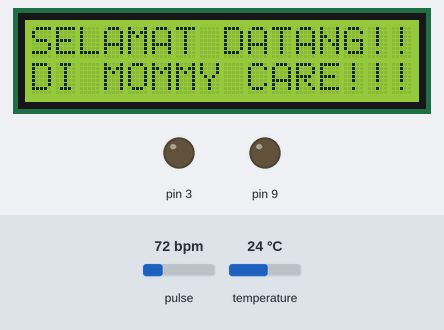
Recording of a sketch running on a simulated Arduino Uno, built for the host (arithmetic inside an expression is 32-bit, double 64-bit). Parts: 16×2 character LCD, output pins drawn as LEDs (lit = HIGH). Inputs (shaded band) come from the test bench; at power-on: pulse 72 bpm, temperature 24 °C. What the sketch prints to the serial monitor is not drawn.

Above: at 3.6 s.
3.7 s: pulse set to 42 bpm
At 7.8 s:
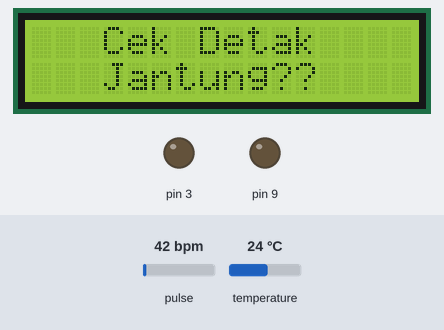
At 10.8 s:
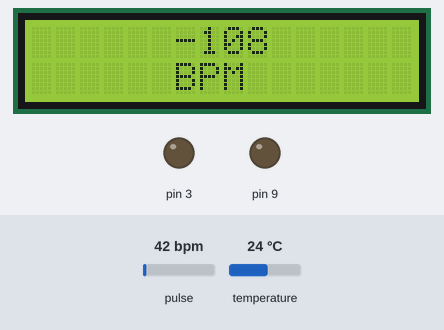
50.1 s: pulse set to 70 bpm
At 56.4 s:
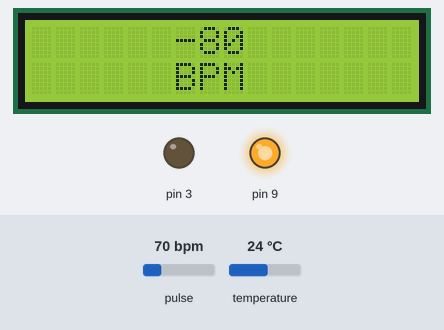
Timing chart, 0 to 61.6 s (numbered marks = the images above; inputs shaded):
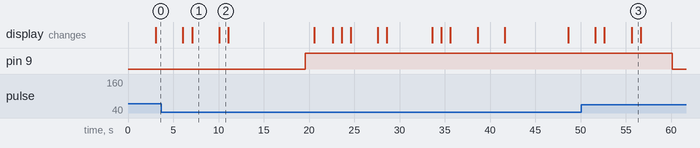

Measured:
- what the display in image 1 shows lasts 3.0 s, from 7.1 s to 10.1 s
- what the display in image 2 shows lasts 1.0 s, from 10.1 s to 11.1 s

The sketch:

sensor_tekanan.ino
```cpp
/*Create By Angga Saputa & Delfita Sari
   * COPY RIGHT @ANGRANAU
   * MOMMY CARE
   * Agustus 2019
   * Skripsi 2019
   */
//   eeeee
#include <Wire.h>
#include <Adafruit_MLX90614.h> //librari suhu
#define USE_ARDUINO_INTERRUPTS true
#include <PulseSensorPlayground.h>// librari jantung
#include <LiquidCrystal.h> // includes the LiquidCrystal Library
LiquidCrystal lcd(1, 2, 4, 5, 6, 7);
Adafruit_MLX90614 mlx = Adafruit_MLX90614();
#include <SoftwareSerial.h>
SoftwareSerial s(11,12);
const int PulseWire = A0;
int Threshold = 550;
PulseSensorPlayground pulseSensor;
float sensor = A1;
float pressure;
float myBPM;

float BPM,Sistolik,Diastolik,Suhu;

//float mlx.readAmbientTempC();


void setup() {
 lcd.begin(16,2);
 mlx.begin();
 s.begin(9600);
}

void loop(){

  delay(3000);
  lcd.clear();
  lcd.setCursor(0,0);
  lcd.print("SELAMAT DATANG!!");
  lcd.setCursor(0,1);
  lcd.print("DI MOMMY CARE!!! ");
  delay(3000);
  lcd.clear();
  delay(1000);
  jantung ();
  }

  void tensi(){
  lcd.clear();
  lcd.setCursor(3,0);
  lcd.print("Cek Tensi");
  lcd.setCursor(3,1);
  lcd.print("Darah?");
  lcd.clear();
  delay(3500);
  pinMode(9,OUTPUT);
  pinMode(3,OUTPUT);
//  digitalWrite(3,LOW);
  digitalWrite(9,LOW);
  delay(5000);//tempat seting lama pompa
  digitalWrite(9,HIGH);
//  digitalWrite(3,HIGH);
  float pressure = (50000/1024) * analogRead(sensor) ;
  delay(1000);
  lcd.clear();
  lcd.setCursor(3,0);
  lcd.print("Sistolik :");
  lcd.setCursor(3,1);
  lcd.print(pressure/1000*10);
  lcd.setCursor(7,1);
  lcd.print(" Mmhg");
  delay(2000);
  lcd.clear();
  lcd.setCursor(3,0);
  lcd.print("Diastolik :");
  lcd.setCursor(3,1);
  lcd.print(pressure/1000*10-45);
  lcd.setCursor(7,1);
  lcd.print(" Mmhg");
  delay(1000);
  lcd.clear();
//  digitalWrite(9,HIGH);
//  delay(1000);
//  digitalWrite(3,HIGH);
//  delay(1000);


  Sistolik=pressure/1000*10;
  Diastolik=pressure/1000*10-45;
//komunikasi dengan node mcu
//Serial.println("Kirim data Sistolik");
//Serial.println(pressure/1000*10);
// s.write(Sistolik);
// delay(1000);
 //komunikasi dengan node mcu
//Serial.println("Kirim data Diastolik");
//Serial.println(pressure/1000*10-45);
// s.write(Distolik);
// delay(1000);
    }
void jantung (){

  pulseSensor.analogInput(PulseWire);
  pulseSensor.setThreshold(Threshold);
  if (pulseSensor.begin()) {
    lcd.setCursor(3,0);
    lcd.print("Cek Detak");
    lcd.setCursor(3,1);
    lcd.print("Jantung??");
    delay(3000);
    lcd.clear();

  }
  int myBPM = pulseSensor.getBeatsPerMinute();
  if (pulseSensor.sawStartOfBeat()) {
    lcd.setCursor(6,0);
    lcd.print(myBPM-150);
    lcd.setCursor(6,1);
    lcd.print("BPM");
    delay(1000);
    lcd.clear();
    BPM=myBPM-150;

    tensi();
    suhu();
    akhir();
    kirimdata();


    }else {
    lcd.setCursor(0,0);
    lcd.print("Silahkan Tempel!");
    lcd.setCursor(0,1);
    lcd.print("Sensor jantung!!");
    delay(2000);
    lcd.clear();

      }
    //komunikasi dengan node mcu
//Serial.println("Kirim data Bpm");
//Serial.println(myBPM-150);
//    s.write(BPM);
//    delay(1000);
    }

 void suhu(){
    lcd.clear();
    delay(1000);
    lcd.setCursor(3,0);
    lcd.print("Cek Suhu");
    lcd.setCursor(3,1);
    lcd.print("Badan??");
    delay(3000);
    lcd.clear();
    lcd.setCursor(4,0);
    lcd.print(mlx.readAmbientTempC());
    lcd.setCursor(3,1);
    lcd.print("Celcius");
    delay(1000);
    lcd.clear();
    delay(5000);

  Suhu=mlx.readAmbientTempC();
  //komunikasi dengan node mcu
//Serial.println("Kirim data Suhu");
//Serial.println(mlx.readAmbientTempC());
//    s.write(mlx.readAmbientTempC());
//    delay(1000);
      }

 void akhir(){
  lcd.setCursor(1,0);
  lcd.print("TUGAS AKHIR2019");
  lcd.setCursor(3,1);
  lcd.print("FIK SI UBL");
  lcd.setCursor(3,1);
  delay(1000);
  lcd.clear();

  lcd.setCursor(2,0);
  lcd.print("ANGGA SAPUTRA");
  lcd.setCursor(2,1);
  lcd.print("DELFITA SARI");
  lcd.setCursor(3,1);
  delay(1000);
  lcd.clear();
  delay(3000);
  }


void kirimdata (){

jantung;
suhu;
tensi;

 lcd.setCursor(1,0);
  lcd.print("Please Wait!!!");
  lcd.setCursor(1,1);
  lcd.print("..............");
  delay(3000);
  lcd.clear();
//Serial.begin(9600);

//komunikasi dengan node mcu
//Serial.println("Kirim data Bpm");
//Serial.println(BPM);
    s.write(BPM);
    delay(1000);
//  komunikasi dengan node mcu
//Serial.println("Kirim data Sistolik");
//Serial.println(Sistolik);
 s.write(Sistolik);
 delay(1000);
// //komunikasi dengan node mcu
Serial.println("Kirim data Diastolik");
//Serial.println(Diastolik);
 s.write(Diastolik);
 delay(1000);
// //komunikasi dengan node mcu
// Serial.println("Kirim data Suhu");
// Serial.println(mlx.readAmbientTempC());
    s.write(mlx.readAmbientTempC());
    delay(1000);
  }

  /*Create By Angga Saputa & Delfita Sari
   * COPY RIGHT @ANGRANAU
   * /
   */
```
